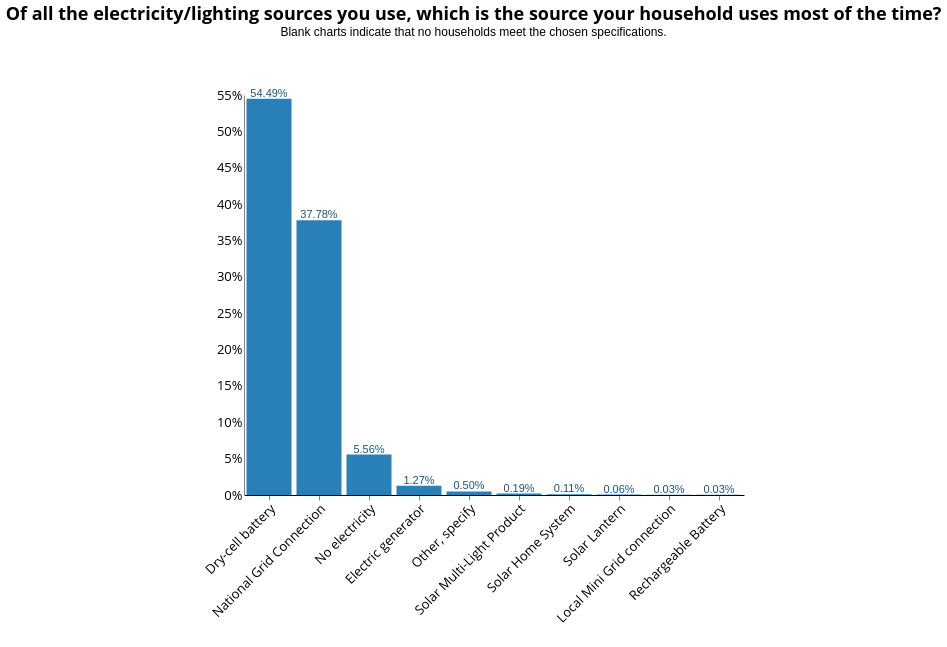

Specify this chart in Vega-Lite:
### Vega-Lite specification from a JSON file in a GitHub repository (floating-point values rounded to 4 significant figures; data arrays with more than 128 entries replaced by an {"elided": "..."} marker saying what was removed)
{"width": 800, "height": 400, "config": {"title": {"fontSize": 18, "font": "Open Sans", "anchor": "center", "fontColor": "#000000"}, "axisX": {"domain": true, "domainColor": "#000000", "grid": false, "labelFont": "Open Sans", "labelFontSize": 13, "titleFont": "Open Sans", "titleFontSize": 13, "titleFontWeight": "normal", "title": "X Axis Title (units)", "labelAngle": -45}, "axisY": {"domain": true, "grid": false, "gridColor": "#DEDDDD", "gridWidth": 1, "labelFont": "Open Sans", "labelFontSize": 13, "labelAngle": 0, "ticks": false, "titleFont": "Open Sans", "titleFontSize": 13, "titleFontWeight": "normal", "titlePadding": 10, "title": "Y Axis Title (units)"}, "range": {"category": ["#2980B9", "#003366", "#FFAE19", "#FF4500", "#438B28", "#45B39D", "#99ADC1", "#212F3C"]}, "legend": {"labelFont": "Open Sans", "labelFontSize": 13, "symbolType": "square", "symbolSize": 100, "titleFont": "Open Sans", "titleFontSize": 13, "titleFontWeight": "normal", "title": "Legend", "orient": "right", "offset": 0}, "tooltip": {"font": "Open Sans"}, "view": {"stroke": "transparent", "text": {"font": "Open Sans", "color": ["#2980B9", "#003366", "#FFAE19", "#FF4500", "#438B28", "#45B39D", "#99ADC1", "#212F3C"], "fontSize": 13, "align": "right", "fontWeight": 400, "size": 13}, "bar": {"size": 40, "binSpacing": 1, "continuousBandSize": 30, "discreteBandSize": 30, "stroke": false}}}, "layer": [{"mark": {"type": "bar", "color": "#2980b9"}, "encoding": {"tooltip": {"type": "nominal", "field": "c182"}, "x": {"type": "nominal", "axis": {"title": " "}, "field": "c182", "sort": {"field": "c182", "op": "count", "order": "descending"}}, "y": {"type": "quantitative", "aggregate": "sum", "axis": {"format": "%", "title": ""}, "field": "pct"}}, "height": 400, "selection": {"selector050": {"type": "single", "fields": ["i19a"], "bind": {"input": "select", "options": [null, "Wood purchased", "Wood collected", "Crop Residue/Plant Biomass", "Kerosene", "Charcoal", "LPG/cooking gas", "Electric", "Charcoal Briquettes", "Garbage", "Piped Natural Gas", "Coal Briquette", "Biomass Briquette", "Other, specify", "Coal/lignite"], "labels": ["All Fuel Types", "Wood purchased", "Wood collected", "Crop Residue/Plant Biomass", "Kerosene", "Charcoal", "LPG/cooking gas", "Electric", "Charcoal Briquettes", "Garbage", "Piped Natural Gas", "Coal Briquette", "Biomass Briquette", "Other", "Coal/lignite"], "name": "Primary Source of Cooking Fuel  "}}, "selector049": {"type": "single", "fields": ["primary_stove"], "bind": {"input": "select", "options": [null, "3-Stone/Open Fire Stove", "Koresone Stove", "Missing Data", "Manufactured Stove Traditional", "LPG/Natural Gas Stove", "Electric Stove"], "labels": ["All Stove Types", "3-Stone/Open Fire Stove", "Kerosene Stove", "Primary Stove Not Listed", "Manufactured Stove Traditional", "LPG/Natural Gas Stove", "Electric Stove"], "name": "Primary Stove  "}}, "selector047": {"type": "single", "fields": ["locality"], "bind": {"input": "select", "options": [null, 0, 1], "labels": ["National", "Urban", "Rural"], "name": "Locality Breakdown  "}}, "selector048": {"type": "single", "fields": ["elc_aggr_tier"], "bind": {"input": "select", "options": [null, "Tier 0", "Tier 1", "Tier 2", "Tier 3", "Tier 4", "Tier 5"], "labels": ["All Electricity Tiers", "Electricity Tier 0", "Electricity Tier 1", "Electricity Tier 2", "Electricity Tier 3", "Electricity Tier 4", "Electricity Tier 5"], "name": "Tiers  "}}}, "transform": [{"joinaggregate": [{"op": "count", "field": "*", "as": "total"}]}, {"calculate": "1 / datum.total", "as": "pct"}], "width": 500}, {"mark": {"type": "text", "align": "center", "baseline": "bottom", "color": "#1b557a"}, "encoding": {"text": {"type": "quantitative", "aggregate": "sum", "field": "pct", "format": ".2%"}, "tooltip": {"type": "nominal", "field": "c182"}, "x": {"type": "nominal", "axis": {"title": " "}, "field": "c182", "sort": {"field": "c182", "op": "count", "order": "descending"}}, "y": {"type": "quantitative", "aggregate": "sum", "axis": {"format": "%", "title": ""}, "field": "pct"}}, "height": 400, "transform": [{"joinaggregate": [{"op": "count", "field": "*", "as": "total"}]}, {"calculate": "1 / datum.total", "as": "pct"}], "width": 500}], "data": {"name": "data-123358d0a8c0321148a95d390772389b"}, "title": {"text": ["Of all the electricity/lighting sources you use, which is the source your household uses most of the time?"], "subtitle": ["Blank charts indicate that no households meet the chosen specifications."], "color": "black", "subtitleColor": "black", "offset": 50}, "transform": [{"filter": {"selection": "selector050"}}, {"filter": {"selection": "selector049"}}, {"filter": {"selection": "selector047"}}, {"filter": {"selection": "selector048"}}], "$schema": "https://vega.github.io/schema/vega-lite/v4.8.1.json", "datasets": {"data-123358d0a8c0321148a95d390772389b": {"elided": "3632 records"}}}
